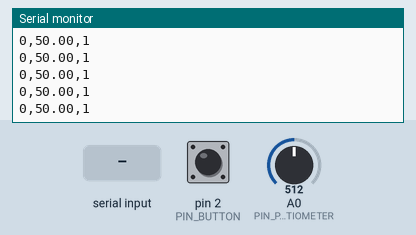
Simulated run of this sketch. Board: Arduino Uno, built with avr-gcc and run on an emulated ATmega328P. Shown: the last lines printed to the serial monitor. The test bench sets the inputs (shaded band); at power-on: A0 (PIN_POTENTIOMETER) = 512, pin 2 (PIN_BUTTON) HIGH.

Above: at 1.7 s.
1.8 s: A0 (PIN_POTENTIOMETER) set to 716
At 2.18 s:
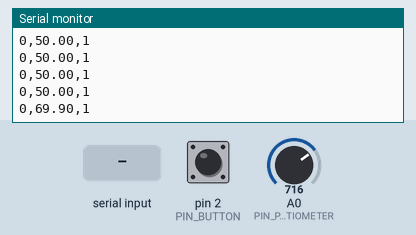
3.3 s: pin 2 (PIN_BUTTON) pulled LOW for 0.15 s
At 3.78 s:
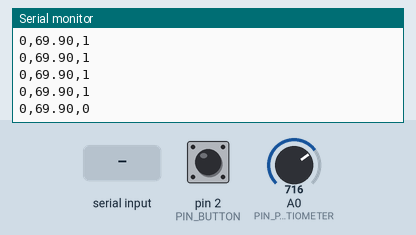
4.9 s: A0 (PIN_POTENTIOMETER) set to 900
At 5.03 s:
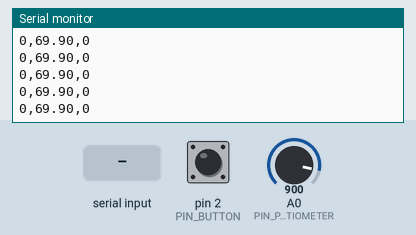
6.4 s: "1" received over Serial
At 6.78 s:
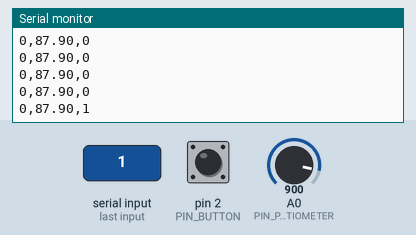
7.9 s: pin 2 (PIN_BUTTON) pulsed LOW 5 times (0.12 s each, 0.3 s apart)
Timing chart, 0 to 10.9 s (numbered marks = the images above; inputs shaded):
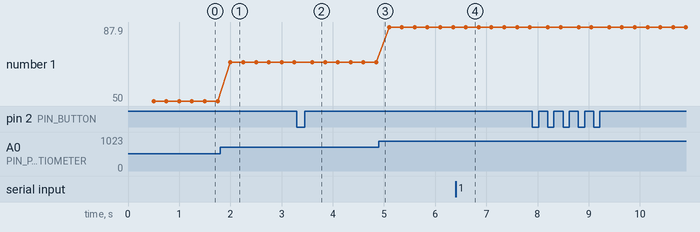

Measured:
- after the input at 1.8 s, the serial monitor: prints a new line after 0.20 s (image 1)
- after the input at 3.3 s, the serial monitor: prints a new line after 0.30 s (image 2)
- after the input at 6.4 s, the serial monitor: prints a new line after 0.20 s (image 4)
- plotted number 1: 50 → 69.9 after the input at 1.8 s, 69.9 → 87.9 after the input at 4.9 s

The sketch:

mini_scada.ino
```cpp
// ---------------- CONFIGURATION ----------------
const int PIN_POTENTIOMETER = A0;  // Potentiometer Wiper
const int PIN_BUTTON        = 2;   // Physical Push Button

// ---------------- STATE VARIABLES ----------------
bool systemEnabled = true;        // Logic state: true=RUN, false=STOP
int lastButtonState = HIGH;       // Previous reading (HIGH because of INPUT_PULLUP)
unsigned long lastTime = 0;       // Timer for non-blocking delays

void setup() {
  Serial.begin(9600);

  // INPUT_PULLUP allows connecting a button between Pin 2 and GND without a resistor
  pinMode(PIN_BUTTON, INPUT_PULLUP);

  // Optional: Send a ready message
  Serial.println("SYSTEM READY");
  delay(500);
}

void loop() {
  // ---------------------------------------------------------
  // 1. LISTEN FOR PYTHON COMMANDS
  // ---------------------------------------------------------
  if (Serial.available() > 0) {
    char cmd = Serial.read();

    if (cmd == '0') {
      systemEnabled = false; // Remote STOP
    }
    else if (cmd == '1') {
      systemEnabled = true;  // Remote START
    }
  }

  // ---------------------------------------------------------
  // 2. HANDLE PHYSICAL BUTTON (Local Toggle)
  // ---------------------------------------------------------
  int currentButtonState = digitalRead(PIN_BUTTON);

  // Detect Falling Edge (Transition from HIGH to LOW)
  if (lastButtonState == HIGH && currentButtonState == LOW) {
    systemEnabled = !systemEnabled; // Toggle State
    delay(300); // Simple Debounce to prevent double clicks
  }

  lastButtonState = currentButtonState;

  // ---------------------------------------------------------
  // 3. SEND TELEMETRY TO PYTHON (Every 250ms)
  // ---------------------------------------------------------
  if (millis() - lastTime >= 250) {
    lastTime = millis();

    // Read Potentiometer (0-1023)
    int sensorValue = analogRead(PIN_POTENTIOMETER);

    // Map 0-1023 to 0-100.0 degrees Celsius (Preserving 1 decimal place)
    float temperature = map(sensorValue, 0, 1023, 0, 1000) / 10.0;

    int statusFlag = systemEnabled ? 1 : 0;

    // Protocol: "0, Temperature, StatusFlag"
    Serial.print("0,");
    Serial.print(temperature);
    Serial.print(",");
    Serial.println(statusFlag);
  }
  if (lastButtonState==HIGH && currentButtonState==LOW){
    systemEnabled=!systemEnabled; //Toggle State
  }
}
```
